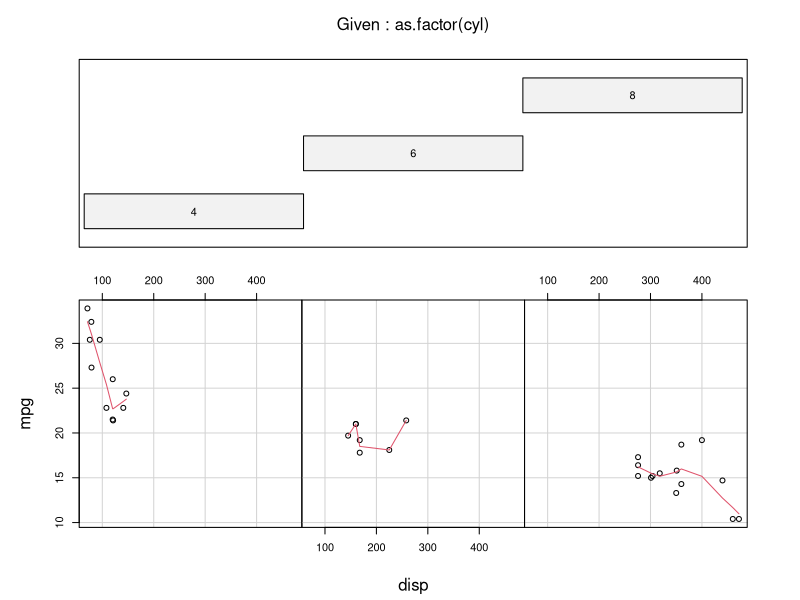
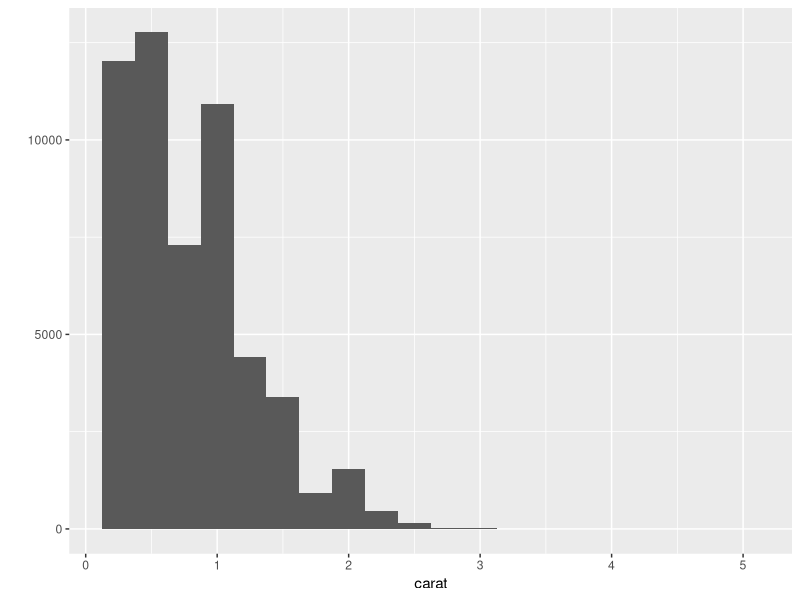

Write R code to recreate these figures, in order.
## ---- chunk 1
library(knitr);library(kableExtra);library(ggplot2)
## ---- chunk 2
data("mtcars")
kable(head(mtcars,5))
## ---- chunk 3
require(graphics)
coplot(mpg ~ disp | as.factor(cyl), data = mtcars, panel = panel.smooth, rows = 1)
## ---- chunk 4
qplot(x=carat, binwidth=0.25, data = diamonds)
